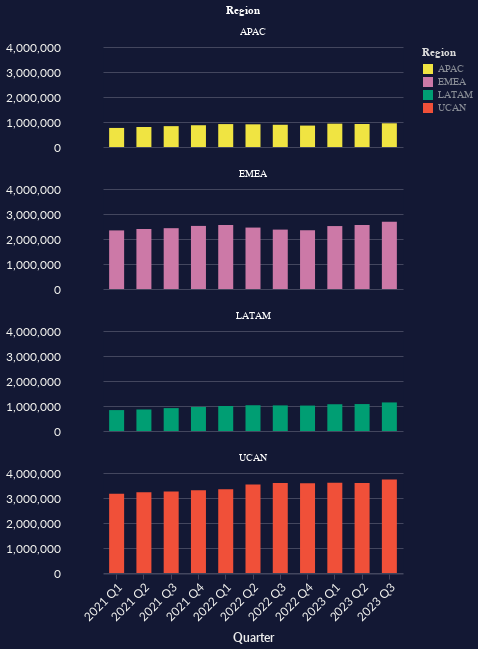

Source (notebook cell):
### Code cell
import altair as alt
import pandas as pd

# Sample data loading
df = pd.read_csv('Desktop/interaction/chart:data/netflix_regional_revenue.csv')
df['Time'] = pd.to_datetime(df['Time'])
df['Quarter'] = df['Time'].dt.year.astype(str) + '\tQ' + df['Time'].dt.quarter.astype(str)

# Create the facetted bar chart
facet_chart = alt.Chart(df).mark_bar(size=15).encode(
    x=alt.X('Quarter:O', title='Quarter', axis=alt.Axis(labelAngle=-45)),
    y=alt.Y('Revenues:Q', axis=alt.Axis(labelAngle=0, offset=20)),
    color=alt.Color('Region:N', title='Region'),
    tooltip=['Quarter:O', 'Revenues:Q']
).properties(
    title={
        "text": 'Netflix Streaming Revenues',
        "subtitle": "Over Time by Regions",
        "subtitleColor": "white"
    },
    width=300,
    height=100
).facet(
    facet='Region:N',
    columns=1  # Number of columns in the facet grid
).configure_axis(
    labelAngle=45
)

# Display the facetted chart
facet_chart.interactive()

### Figure 1 — Vega-Lite specification as saved in the notebook (floating-point values rounded to 4 significant figures)
{"autosize": {"type": "fit", "contains": "padding"}, "config": {"title": {"fontSize": 18, "font": "Lato", "anchor": "start", "color": "#ffffff", "subtitlefont": "Lato"}, "style": {"guide-label": {"fill": "#fff"}, "guide-title": {"fill": "#fff"}}, "axisX": {"labelColor": "#F5F5F1", "titleColor": "#ededed", "domain": true, "domainColor": "#43465e", "domainWidth": 0.5, "grid": false, "labelFont": "Lato", "labelFontSize": 12, "labelAngle": 0, "tickColor": "#43465e", "tickSize": 5, "titleFont": "Lato", "titleFontSize": 12, "titlePadding": 10, "title": "X Axis Title (units)"}, "axisY": {"domain": false, "domainColor": "#e4e4e4", "grid": true, "gridColor": "#43465e", "gridWidth": 1, "labelFont": "Lato", "labelFontSize": 12, "labelColor": "#F5F5F1", "labelAngle": 0, "ticks": false, "titleFont": "Lato", "titleFontSize": 12, "titlePadding": 10, "title": "Y Axis Title (units)", "titleAngle": 0, "titleY": -10, "titleX": 18}, "legend": {"labelColor": "#888c95", "titleColor": "#dadada"}, "view": {"fill": "#131834", "stroke": "transparent"}, "background": "#131834", "range": {"category": ["#f0e442", "#cc79a7", "#009e73", "#F05039", "#780909", "#0b0000", "#dedede", "#43465e"], "diverging": ["#ff7272", "#e80000", "#c10000", "#973333", "#640000", "#000000"]}, "axis": {"labelAngle": 45}}, "data": {"name": "data-54c65146e16319f25ad3a370e915a0be"}, "facet": {"field": "Region", "type": "nominal"}, "spec": {"mark": {"type": "bar", "size": 15}, "encoding": {"color": {"field": "Region", "title": "Region", "type": "nominal"}, "tooltip": [{"field": "Quarter", "type": "ordinal"}, {"field": "Revenues", "type": "quantitative"}], "x": {"axis": {"labelAngle": -45}, "field": "Quarter", "title": "Quarter", "type": "ordinal"}, "y": {"axis": {"labelAngle": 0, "offset": 20}, "field": "Revenues", "type": "quantitative"}}, "height": 100, "name": "view_62", "title": {"text": "Netflix Streaming Revenues", "subtitle": "Over Time by Regions", "subtitleColor": "white"}, "width": 300}, "columns": 1, "params": [{"name": "param_76", "select": {"type": "interval", "encodings": ["x", "y"]}, "bind": "scales", "views": ["view_62"]}], "$schema": "https://vega.github.io/schema/vega-lite/v5.14.1.json", "datasets": {"data-54c65146e16319f25ad3a370e915a0be": [{"Time": "2021-03-31T00:00:00", "Region": "UCAN", "Revenues": 3170972, "Paid net membership additions (losses)": 448, "Paid memberships at end of period": 74384, "Average paying memberships": 74160, "Average revenue per membership (2)": 14.25, "% change as compared to prior-year period": 0.09, "Quarter": "2021\tQ1"}, {"Time": "2021-06-30T00:00:00", "Region": "UCAN", "Revenues": 3234643, "Paid net membership additions (losses)": -433, "Paid memberships at end of period": 73951, "Average paying memberships": 74168, "Average revenue per membership (2)": 14.54, "% change as compared to prior-year period": 0.1, "Quarter": "2021\tQ2"}, {"Time": "2021-09-30T00:00:00", "Region": "UCAN", "Revenues": 3257697, "Paid net membership additions (losses)": 73, "Paid memberships at end of period": 74024, "Average paying memberships": 73988, "Average revenue per membership (2)": 14.68, "% change as compared to prior-year period": 0.1, "Quarter": "2021\tQ3"}, {"Time": "2021-12-31T00:00:00", "Region": "UCAN", "Revenues": 3308788, "Paid net membership additions (losses)": 1191, "Paid memberships at end of period": 75215, "Average paying memberships": 74620, "Average revenue per membership (2)": 14.78, "% change as compared to prior-year period": 0.09, "Quarter": "2021\tQ4"}, {"Time": "2022-03-31T00:00:00", "Region": "UCAN", "Revenues": 3350424, "Paid net membership additions (losses)": -636, "Paid memberships at end of period": 74579, "Average paying memberships": 74897, "Average revenue per membership (2)": 14.91, "% change as compared to prior-year period": 0.05, "Quarter": "2022\tQ1"}, {"Time": "2022-06-30T00:00:00", "Region": "UCAN", "Revenues": 3537863, "Paid net membership additions (losses)": -1296, "Paid memberships at end of period": 73283, "Average paying memberships": 73931, "Average revenue per membership (2)": 15.95, "% change as compared to prior-year period": 0.1, "Quarter": "2022\tQ2"}, {"Time": "2022-09-30T00:00:00", "Region": "UCAN", "Revenues": 3601565, "Paid net membership additions (losses)": 104, "Paid memberships at end of period": 73387, "Average paying memberships": 73335, "Average revenue per membership (2)": 16.37, "% change as compared to prior-year period": 0.12, "Quarter": "2022\tQ3"}, {"Time": "2022-12-31T00:00:00", "Region": "UCAN", "Revenues": 3594791, "Paid net membership additions (losses)": 909, "Paid memberships at end of period": 74296, "Average paying memberships": 73842, "Average revenue per membership (2)": 16.23, "% change as compared to prior-year period": 0.1, "Quarter": "2022\tQ4"}, {"Time": "2023-03-31T00:00:00", "Region": "UCAN", "Revenues": 3608645, "Paid net membership additions (losses)": 102, "Paid memberships at end of period": 74398, "Average paying memberships": 74347, "Average revenue per membership (2)": 16.18, "% change as compared to prior-year period": 0.09, "Quarter": "2023\tQ1"}, {"Time": "2023-06-30T00:00:00", "Region": "UCAN", "Revenues": 3599448, "Paid net membership additions (losses)": 1173, "Paid memberships at end of period": 75571, "Average paying memberships": 74985, "Average revenue per membership (2)": 16.0, "% change as compared to prior-year period": 0.0, "Quarter": "2023\tQ2"}, {"Time": "2023-09-30T00:00:00", "Region": "UCAN", "Revenues": 3735133, "Paid net membership additions (losses)": 1750, "Paid memberships at end of period": 77321, "Average paying memberships": 76446, "Average revenue per membership (2)": 16.29, "% change as compared to prior-year period": 0.0, "Quarter": "2023\tQ3"}, {"Time": "2021-03-31T00:00:00", "Region": "EMEA", "Revenues": 2343674, "Paid net membership additions (losses)": 1810, "Paid memberships at end of period": 68508, "Average paying memberships": 67603, "Average revenue per membership (2)": 11.56, "% change as compared to prior-year period": 0.11, "Quarter": "2021\tQ1"}, {"Time": "2021-06-30T00:00:00", "Region": "EMEA", "Revenues": 2400480, "Paid net membership additions (losses)": 188, "Paid memberships at end of period": 68696, "Average paying memberships": 68602, "Average revenue per membership (2)": 11.66, "% change as compared to prior-year period": 0.11, "Quarter": "2021\tQ2"}, {"Time": "2021-09-30T00:00:00", "Region": "EMEA", "Revenues": 2432239, "Paid net membership additions (losses)": 1804, "Paid memberships at end of period": 70500, "Average paying memberships": 69598, "Average revenue per membership (2)": 11.65, "% change as compared to prior-year period": 0.07, "Quarter": "2021\tQ3"}, {"Time": "2021-12-31T00:00:00", "Region": "EMEA", "Revenues": 2523426, "Paid net membership additions (losses)": 3536, "Paid memberships at end of period": 74036, "Average paying memberships": 72268, "Average revenue per membership (2)": 11.64, "% change as compared to prior-year period": 0.05, "Quarter": "2021\tQ4"}, {"Time": "2022-03-31T00:00:00", "Region": "EMEA", "Revenues": 2561831, "Paid net membership additions (losses)": -303, "Paid memberships at end of period": 73733, "Average paying memberships": 73885, "Average revenue per membership (2)": 11.56, "% change as compared to prior-year period": 0.0, "Quarter": "2022\tQ1"}, {"Time": "2022-06-30T00:00:00", "Region": "EMEA", "Revenues": 2457235, "Paid net membership additions (losses)": -767, "Paid memberships at end of period": 72966, "Average paying memberships": 73350, "Average revenue per membership (2)": 11.17, "% change as compared to prior-year period": -0.04, "Quarter": "2022\tQ2"}, {"Time": "2022-09-30T00:00:00", "Region": "EMEA", "Revenues": 2375814, "Paid net membership additions (losses)": 568, "Paid memberships at end of period": 73534, "Average paying memberships": 73250, "Average revenue per membership (2)": 10.81, "% change as compared to prior-year period": -0.07, "Quarter": "2022\tQ3"}, {"Time": "2022-12-31T00:00:00", "Region": "EMEA", "Revenues": 2350135, "Paid net membership additions (losses)": 3195, "Paid memberships at end of period": 76729, "Average paying memberships": 75132, "Average revenue per membership (2)": 10.43, "% change as compared to prior-year period": -0.1, "Quarter": "2022\tQ4"}, {"Time": "2023-03-31T00:00:00", "Region": "EMEA", "Revenues": 2517641, "Paid net membership additions (losses)": 644, "Paid memberships at end of period": 77373, "Average paying memberships": 77051, "Average revenue per membership (2)": 10.89, "% change as compared to prior-year period": -0.06, "Quarter": "2023\tQ1"}, {"Time": "2023-06-30T00:00:00", "Region": "EMEA", "Revenues": 2562170, "Paid net membership additions (losses)": 2434, "Paid memberships at end of period": 79807, "Average paying memberships": 78590, "Average revenue per membership (2)": 10.87, "% change as compared to prior-year period": -0.03, "Quarter": "2023\tQ2"}, {"Time": "2023-09-30T00:00:00", "Region": "EMEA", "Revenues": 2693146, "Paid net membership additions (losses)": 3953, "Paid memberships at end of period": 83760, "Average paying memberships": 81784, "Average revenue per membership (2)": 10.98, "% change as compared to prior-year period": 0.02, "Quarter": "2023\tQ3"}, {"Time": "2021-03-31T00:00:00", "Region": "LATAM", "Revenues": 836647, "Paid net membership additions (losses)": 357, "Paid memberships at end of period": 37894, "Average paying memberships": 37716, "Average revenue per membership (2)": 7.39, "% change as compared to prior-year period": -0.08, "Quarter": "2021\tQ1"}, {"Time": "2021-06-30T00:00:00", "Region": "LATAM", "Revenues": 860882, "Paid net membership additions (losses)": 764, "Paid memberships at end of period": 38658, "Average paying memberships": 38276, "Average revenue per membership (2)": 7.5, "% change as compared to prior-year period": 0.01, "Quarter": "2021\tQ2"}, {"Time": "2021-09-30T00:00:00", "Region": "LATAM", "Revenues": 915297, "Paid net membership additions (losses)": 330, "Paid memberships at end of period": 38988, "Average paying memberships": 38823, "Average revenue per membership (2)": 7.86, "% change as compared to prior-year period": 0.08, "Quarter": "2021\tQ3"}, {"Time": "2021-12-31T00:00:00", "Region": "LATAM", "Revenues": 964150, "Paid net membership additions (losses)": 973, "Paid memberships at end of period": 39961, "Average paying memberships": 39475, "Average revenue per membership (2)": 8.14, "% change as compared to prior-year period": 0.14, "Quarter": "2021\tQ4"}, {"Time": "2022-03-31T00:00:00", "Region": "LATAM", "Revenues": 998948, "Paid net membership additions (losses)": -351, "Paid memberships at end of period": 39610, "Average paying memberships": 39786, "Average revenue per membership (2)": 8.37, "% change as compared to prior-year period": 0.13, "Quarter": "2022\tQ1"}, {"Time": "2022-06-30T00:00:00", "Region": "LATAM", "Revenues": 1030234, "Paid net membership additions (losses)": 14, "Paid memberships at end of period": 39624, "Average paying memberships": 39617, "Average revenue per membership (2)": 8.67, "% change as compared to prior-year period": 0.16, "Quarter": "2022\tQ2"}, {"Time": "2022-09-30T00:00:00", "Region": "LATAM", "Revenues": 1023945, "Paid net membership additions (losses)": 312, "Paid memberships at end of period": 39936, "Average paying memberships": 39780, "Average revenue per membership (2)": 8.58, "% change as compared to prior-year period": 0.09, "Quarter": "2022\tQ3"}, {"Time": "2022-12-31T00:00:00", "Region": "LATAM", "Revenues": 1016846, "Paid net membership additions (losses)": 1763, "Paid memberships at end of period": 41699, "Average paying memberships": 40818, "Average revenue per membership (2)": 8.3, "% change as compared to prior-year period": 0.02, "Quarter": "2022\tQ4"}, {"Time": "2023-03-31T00:00:00", "Region": "LATAM", "Revenues": 1070192, "Paid net membership additions (losses)": -450, "Paid memberships at end of period": 41249, "Average paying memberships": 41474, "Average revenue per membership (2)": 8.6, "% change as compared to prior-year period": 0.03, "Quarter": "2023\tQ1"}, {"Time": "2023-06-30T00:00:00", "Region": "LATAM", "Revenues": 1077435, "Paid net membership additions (losses)": 1217, "Paid memberships at end of period": 42466, "Average paying memberships": 41858, "Average revenue per membership (2)": 8.58, "% change as compared to prior-year period": -0.01, "Quarter": "2023\tQ2"}, {"Time": "2023-09-30T00:00:00", "Region": "LATAM", "Revenues": 1142811, "Paid net membership additions (losses)": 1179, "Paid memberships at end of period": 43645, "Average paying memberships": 43056, "Average revenue per membership (2)": 8.85, "% change as compared to prior-year period": 0.03, "Quarter": "2023\tQ3"}, {"Time": "2021-03-31T00:00:00", "Region": "APAC", "Revenues": 762414, "Paid net membership additions (losses)": 1361, "Paid memberships at end of period": 26853, "Average paying memberships": 26173, "Average revenue per membership (2)": 9.71, "% change as compared to prior-year period": 0.09, "Quarter": "2021\tQ1"}, {"Time": "2021-06-30T00:00:00", "Region": "APAC", "Revenues": 799480, "Paid net membership additions (losses)": 1022, "Paid memberships at end of period": 27875, "Average paying memberships": 27364, "Average revenue per membership (2)": 9.74, "% change as compared to prior-year period": 0.09, "Quarter": "2021\tQ2"}, {"Time": "2021-09-30T00:00:00", "Region": "APAC", "Revenues": 834002, "Paid net membership additions (losses)": 2176, "Paid memberships at end of period": 30051, "Average paying memberships": 28963, "Average revenue per membership (2)": 9.6, "% change as compared to prior-year period": 0.04, "Quarter": "2021\tQ3"}, {"Time": "2021-12-31T00:00:00", "Region": "APAC", "Revenues": 870705, "Paid net membership additions (losses)": 2581, "Paid memberships at end of period": 32632, "Average paying memberships": 31342, "Average revenue per membership (2)": 9.26, "% change as compared to prior-year period": -0.01, "Quarter": "2021\tQ4"}, {"Time": "2022-03-31T00:00:00", "Region": "APAC", "Revenues": 916754, "Paid net membership additions (losses)": 1087, "Paid memberships at end of period": 33719, "Average paying memberships": 33176, "Average revenue per membership (2)": 9.21, "% change as compared to prior-year period": -0.05, "Quarter": "2022\tQ1"}, {"Time": "2022-06-30T00:00:00", "Region": "APAC", "Revenues": 907719, "Paid net membership additions (losses)": 1080, "Paid memberships at end of period": 34799, "Average paying memberships": 34259, "Average revenue per membership (2)": 8.83, "% change as compared to prior-year period": -0.09, "Quarter": "2022\tQ2"}, {"Time": "2022-09-30T00:00:00", "Region": "APAC", "Revenues": 889037, "Paid net membership additions (losses)": 1429, "Paid memberships at end of period": 36228, "Average paying memberships": 35514, "Average revenue per membership (2)": 8.34, "% change as compared to prior-year period": -0.13, "Quarter": "2022\tQ3"}, {"Time": "2022-12-31T00:00:00", "Region": "APAC", "Revenues": 856711, "Paid net membership additions (losses)": 1795, "Paid memberships at end of period": 38023, "Average paying memberships": 37126, "Average revenue per membership (2)": 7.69, "% change as compared to prior-year period": -0.17, "Quarter": "2022\tQ4"}, {"Time": "2023-03-31T00:00:00", "Region": "APAC", "Revenues": 933523, "Paid net membership additions (losses)": 1455, "Paid memberships at end of period": 39478, "Average paying memberships": 38751, "Average revenue per membership (2)": 8.03, "% change as compared to prior-year period": -0.13, "Quarter": "2023\tQ1"}, {"Time": "2023-06-30T00:00:00", "Region": "APAC", "Revenues": 919273, "Paid net membership additions (losses)": 1068, "Paid memberships at end of period": 40546, "Average paying memberships": 40012, "Average revenue per membership (2)": 7.66, "% change as compared to prior-year period": -0.13, "Quarter": "2023\tQ2"}, {"Time": "2023-09-30T00:00:00", "Region": "APAC", "Revenues": 948216, "Paid net membership additions (losses)": 1881, "Paid memberships at end of period": 42427, "Average paying memberships": 41487, "Average revenue per membership (2)": 7.62, "% change as compared to prior-year period": -0.09, "Quarter": "2023\tQ3"}]}}
